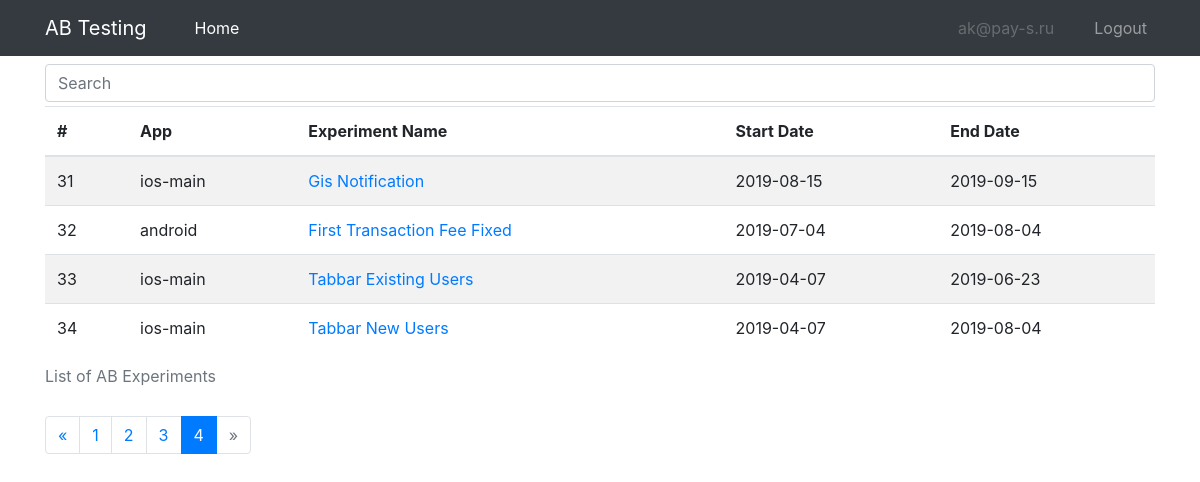
Before: /index?page=4 (signed in) with the older database file.
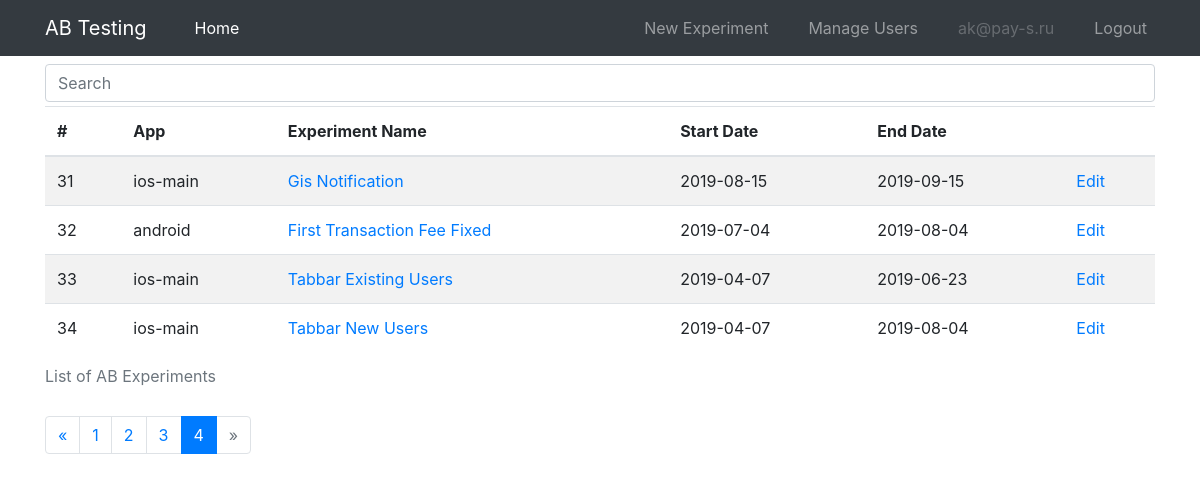
After: the same page with the newer database file.
### models.py (models this page shows, shortened)
class ABExperiment(db.Model):
    __tablename__ = "experiment"
    __table_args__ = (db.UniqueConstraint('app_id', 'name', name="unique_constraint_app_exp"), )
    id = db.Column(db.Integer, primary_key=True)
    app_id = db.Column(db.Integer, db.ForeignKey("app.id"))
    name = db.Column(db.String(120), index=True)
    description = db.Column(db.Text)
    metrics = db.Column(db.Text)
    start_date = db.Column(db.Date)
    end_date = db.Column(db.Date)
    options = db.relationship('ABOption', backref='experiment') # cascade="all, delete-orphan"
    @property
    def clean_name(self):
        clean_name = " ".join(
            [i.capitalize() for i in self.name.split("_") if i not in ("exp", "ios", "android")]
        )
        return clean_name

class App(db.Model):
    __tablename__ = "app"
    id = db.Column(db.Integer, primary_key=True)
    name = db.Column(db.String(120), index=True, unique=True)
    experiments = db.relationship('ABExperiment', backref='app')

### ab/ab.py (the view)
@bp.route("/")
@bp.route("/index")
@login_required
def index():
    page = request.args.get("page", default=1, type=int)
    q = request.args.get("q", default="")
    exp_pagination = ABExperiment.query \
        .join(App, ABExperiment.app_id == App.id) \
        .filter(
            (ABExperiment.name.like(f"%{q}%")) | (App.name.like(f"%{q}%"))
        ) \
        .order_by(ABExperiment.start_date.desc(), ABExperiment.name) \
        .limit(100).from_self() \
        .paginate(page=page, per_page=10)
    return render_template("ab/ab_list.html", exp_pagination=exp_pagination, q=q, active_link="home")

### main.py (called while the page is built)
@login.user_loader
def load_user(id):
    return User.query.get(int(id))

### templates/ab/ab_list.html (shortened to what this page needs)
{% extends "base.html" %}
{% from "macros/_pagination.html" import render_pagination %}
{% block content %}
<div class="container">
    <form action="{{ url_for('ab.index') }}" method="GET">
        <div class="form-group mt-2 mb-1">
            <input class="form-control" type="text" name="q" placeholder="Search" aria-label="Search">
        </div>
    </form>
    {% if exp_pagination %}
    <table class="table table-hover table-striped">
        <caption>List of AB Experiments</caption>
        <thead>
            <tr>
                <th scope="col">#</th>
                <th scope="col">App</th>
                <th scope="col">Experiment Name</th>
                <th scope="col">Start Date</th>
                <th scope="col">End Date</th>
                {% if current_user.is_admin %}
                    <th scope="col"></th>
                {% endif %}
            </tr>
        </thead>
        {% for exp in exp_pagination.items %}
        <tr>
            <td>{{ loop.index + ((exp_pagination.page - 1) * exp_pagination.per_page) }}</td>
            <td>{{ exp.app.name }}</td>
            <td><a href="{{ url_for('ab.detail', exp_name=exp.name) }}">{{ exp.clean_name }}</a></td>
            <td>{{ exp.start_date }}</td>
            <td>
                {% if exp.end_date %}
                    {{ exp.end_date }}
                {% endif %}
            </td>
            {% if current_user.is_admin %}
            <td>
                <a href="{{ url_for('admin.edit_experiment', exp_name=exp.name) }}">Edit</a>
            </td>
            {% endif %}
        </tr>
        {% endfor %}
    </table>
    {{ render_pagination(exp_pagination, endpoint='ab.index', q=q) }}
    {% endif %}
</div>
{% endblock %}

### templates/base.html (shortened to what this page needs)
<!DOCTYPE html>
<html>
    <head>
        <link rel="stylesheet" href="https://stackpath.bootstrapcdn.com/bootstrap/4.5.0/css/bootstrap.min.css">
        <link rel="stylesheet" href="https://stackpath.bootstrapcdn.com/font-awesome/4.7.0/css/font-awesome.min.css">
        <link rel="stylesheet" type="text/css" href="{{ url_for('static', filename='css/style.css') }}">
    </head>
    <body>
    <nav class="navbar navbar-expand-md navbar-dark bg-dark fixed-top">
        <div class="container">
            <a class="navbar-brand" href="{{ url_for('ab.index') }}">AB Testing</a>
            <div class="collapse navbar-collapse" id="navbarCollapse">
                <ul class="navbar-nav mr-auto">
                    <li class="nav-item {{ 'active' if active_link == 'home' else None }} ml-4">
                        <a class="nav-link" href="{{ url_for('ab.index') }}">Home</a>
                    </li>
                </ul>
                <ul class="navbar-nav ml-auto">
                {% if current_user.is_authenticated %}
                {% if current_user.is_admin %}
                    <li class="nav-item mr-4 {{ 'active' if active_link == 'create_experiment' else None }}">
                    <a class="nav-link" href="{{ url_for('admin.create_experiment') }}">New Experiment</a>
                    </li>
                    <li class="nav-item mr-4 {{ 'active' if active_link == 'manage_users' else None }}">
                    <a class="nav-link" href="{{ url_for('admin.manage_users') }}">Manage Users</a>
                    </li>
                {% endif %}
                    <li class="nav-item mr-4">
                    <a class="nav-link disabled">{{ current_user.email }}</a>
                    </li>
                    <li class="nav-item">
                    <a class="nav-link" href="{{ url_for('auth.logout') }}">Logout</a>
                    </li>
                {% endif %}
                </ul>
            </div>
        </div>
    </nav>
    {% block content %}
    {% endblock %}
    </body>
</html>

Changed rows visible on the page:
changed User "ak@pay-s.ru": is_admin False → True (drawn)
shown differently, row unchanged: ABExperiment "Gis Notification": now shows "Edit"
shown differently, row unchanged: ABExperiment "First Transaction Fee Fixed": now shows "Edit"
shown differently, row unchanged: ABExperiment "Tabbar Existing Users": now shows "Edit"
shown differently, row unchanged: ABExperiment "Tabbar New Users": now shows "Edit"
Other visible differences:
text now shown: "New Experiment Manage Users"
